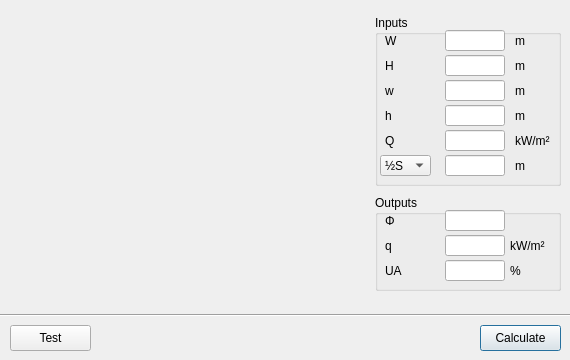
<?xml version="1.0" encoding="UTF-8"?>
<ui version="4.0">
 <class>Dialog</class>
 <widget class="QDialog" name="Dialog">
  <property name="geometry">
   <rect>
    <x>0</x>
    <y>0</y>
    <width>570</width>
    <height>360</height>
   </rect>
  </property>
  <property name="windowTitle">
   <string>BR 187 Thermal Radiation Calculator (Perpendicular Complex)</string>
  </property>
  <widget class="QGroupBox" name="groupBox_2">
   <property name="geometry">
    <rect>
     <x>375</x>
     <y>195</y>
     <width>186</width>
     <height>96</height>
    </rect>
   </property>
   <property name="title">
    <string>Outputs</string>
   </property>
   <widget class="QLineEdit" name="lineEdit_out_Phi">
    <property name="geometry">
     <rect>
      <x>70</x>
      <y>15</y>
      <width>60</width>
      <height>21</height>
     </rect>
    </property>
    <property name="sizePolicy">
     <sizepolicy hsizetype="Fixed" vsizetype="Fixed">
      <horstretch>0</horstretch>
      <verstretch>0</verstretch>
     </sizepolicy>
    </property>
    <property name="minimumSize">
     <size>
      <width>0</width>
      <height>0</height>
     </size>
    </property>
    <property name="maximumSize">
     <size>
      <width>60</width>
      <height>16777215</height>
     </size>
    </property>
   </widget>
   <widget class="QLineEdit" name="lineEdit_out_q">
    <property name="geometry">
     <rect>
      <x>70</x>
      <y>40</y>
      <width>60</width>
      <height>21</height>
     </rect>
    </property>
    <property name="sizePolicy">
     <sizepolicy hsizetype="Fixed" vsizetype="Fixed">
      <horstretch>0</horstretch>
      <verstretch>0</verstretch>
     </sizepolicy>
    </property>
    <property name="minimumSize">
     <size>
      <width>0</width>
      <height>0</height>
     </size>
    </property>
    <property name="maximumSize">
     <size>
      <width>60</width>
      <height>16777215</height>
     </size>
    </property>
   </widget>
   <widget class="QLineEdit" name="lineEdit_out_S_or_UA">
    <property name="geometry">
     <rect>
      <x>70</x>
      <y>65</y>
      <width>60</width>
      <height>21</height>
     </rect>
    </property>
    <property name="sizePolicy">
     <sizepolicy hsizetype="Fixed" vsizetype="Fixed">
      <horstretch>0</horstretch>
      <verstretch>0</verstretch>
     </sizepolicy>
    </property>
    <property name="minimumSize">
     <size>
      <width>0</width>
      <height>0</height>
     </size>
    </property>
    <property name="maximumSize">
     <size>
      <width>60</width>
      <height>16777215</height>
     </size>
    </property>
   </widget>
   <widget class="QLabel" name="label_11">
    <property name="geometry">
     <rect>
      <x>10</x>
      <y>15</y>
      <width>40</width>
      <height>21</height>
     </rect>
    </property>
    <property name="sizePolicy">
     <sizepolicy hsizetype="Fixed" vsizetype="Fixed">
      <horstretch>0</horstretch>
      <verstretch>0</verstretch>
     </sizepolicy>
    </property>
    <property name="minimumSize">
     <size>
      <width>40</width>
      <height>0</height>
     </size>
    </property>
    <property name="maximumSize">
     <size>
      <width>40</width>
      <height>16777215</height>
     </size>
    </property>
    <property name="toolTip">
     <string>Solved view factor</string>
    </property>
    <property name="text">
     <string>Φ</string>
    </property>
   </widget>
   <widget class="QLabel" name="label_12">
    <property name="geometry">
     <rect>
      <x>10</x>
      <y>40</y>
      <width>40</width>
      <height>21</height>
     </rect>
    </property>
    <property name="sizePolicy">
     <sizepolicy hsizetype="Fixed" vsizetype="Fixed">
      <horstretch>0</horstretch>
      <verstretch>0</verstretch>
     </sizepolicy>
    </property>
    <property name="minimumSize">
     <size>
      <width>20</width>
      <height>0</height>
     </size>
    </property>
    <property name="maximumSize">
     <size>
      <width>40</width>
      <height>16777215</height>
     </size>
    </property>
    <property name="toolTip">
     <string>Solved heat flux at receiver surface 100 % unprotected.</string>
    </property>
    <property name="text">
     <string>q</string>
    </property>
   </widget>
   <widget class="QLabel" name="label_out_S_or_UA">
    <property name="geometry">
     <rect>
      <x>10</x>
      <y>65</y>
      <width>40</width>
      <height>21</height>
     </rect>
    </property>
    <property name="sizePolicy">
     <sizepolicy hsizetype="Fixed" vsizetype="Fixed">
      <horstretch>0</horstretch>
      <verstretch>0</verstretch>
     </sizepolicy>
    </property>
    <property name="minimumSize">
     <size>
      <width>20</width>
      <height>0</height>
     </size>
    </property>
    <property name="maximumSize">
     <size>
      <width>40</width>
      <height>16777215</height>
     </size>
    </property>
    <property name="toolTip">
     <string>Solved maximum permissible unprotected area</string>
    </property>
    <property name="text">
     <string>UA</string>
    </property>
   </widget>
   <widget class="QLabel" name="label_25">
    <property name="geometry">
     <rect>
      <x>135</x>
      <y>40</y>
      <width>50</width>
      <height>21</height>
     </rect>
    </property>
    <property name="text">
     <string>kW/m²</string>
    </property>
   </widget>
   <widget class="QLabel" name="label_out_unit_S_or_UA">
    <property name="geometry">
     <rect>
      <x>135</x>
      <y>65</y>
      <width>50</width>
      <height>21</height>
     </rect>
    </property>
    <property name="text">
     <string>%</string>
    </property>
   </widget>
  </widget>
  <widget class="QGroupBox" name="groupBox">
   <property name="geometry">
    <rect>
     <x>375</x>
     <y>15</y>
     <width>186</width>
     <height>171</height>
    </rect>
   </property>
   <property name="title">
    <string>Inputs</string>
   </property>
   <widget class="QLabel" name="label_unit_S_or_UA">
    <property name="geometry">
     <rect>
      <x>140</x>
      <y>140</y>
      <width>40</width>
      <height>21</height>
     </rect>
    </property>
    <property name="minimumSize">
     <size>
      <width>0</width>
      <height>0</height>
     </size>
    </property>
    <property name="maximumSize">
     <size>
      <width>16777215</width>
      <height>16777215</height>
     </size>
    </property>
    <property name="text">
     <string>m</string>
    </property>
   </widget>
   <widget class="QLabel" name="label_34">
    <property name="geometry">
     <rect>
      <x>140</x>
      <y>115</y>
      <width>40</width>
      <height>21</height>
     </rect>
    </property>
    <property name="minimumSize">
     <size>
      <width>0</width>
      <height>0</height>
     </size>
    </property>
    <property name="maximumSize">
     <size>
      <width>16777215</width>
      <height>16777215</height>
     </size>
    </property>
    <property name="text">
     <string>kW/m²</string>
    </property>
   </widget>
   <widget class="QLabel" name="label_33">
    <property name="geometry">
     <rect>
      <x>140</x>
      <y>40</y>
      <width>40</width>
      <height>21</height>
     </rect>
    </property>
    <property name="minimumSize">
     <size>
      <width>0</width>
      <height>0</height>
     </size>
    </property>
    <property name="maximumSize">
     <size>
      <width>16777215</width>
      <height>16777215</height>
     </size>
    </property>
    <property name="text">
     <string>m</string>
    </property>
   </widget>
   <widget class="QLabel" name="label_32">
    <property name="geometry">
     <rect>
      <x>140</x>
      <y>15</y>
      <width>40</width>
      <height>21</height>
     </rect>
    </property>
    <property name="minimumSize">
     <size>
      <width>0</width>
      <height>0</height>
     </size>
    </property>
    <property name="maximumSize">
     <size>
      <width>16777215</width>
      <height>16777215</height>
     </size>
    </property>
    <property name="text">
     <string>m</string>
    </property>
   </widget>
   <widget class="QLineEdit" name="lineEdit_W">
    <property name="geometry">
     <rect>
      <x>70</x>
      <y>15</y>
      <width>60</width>
      <height>21</height>
     </rect>
    </property>
    <property name="sizePolicy">
     <sizepolicy hsizetype="Fixed" vsizetype="Fixed">
      <horstretch>0</horstretch>
      <verstretch>0</verstretch>
     </sizepolicy>
    </property>
    <property name="minimumSize">
     <size>
      <width>0</width>
      <height>0</height>
     </size>
    </property>
    <property name="maximumSize">
     <size>
      <width>60</width>
      <height>16777215</height>
     </size>
    </property>
    <property name="baseSize">
     <size>
      <width>0</width>
      <height>0</height>
     </size>
    </property>
   </widget>
   <widget class="QLineEdit" name="lineEdit_H">
    <property name="geometry">
     <rect>
      <x>70</x>
      <y>40</y>
      <width>60</width>
      <height>21</height>
     </rect>
    </property>
    <property name="sizePolicy">
     <sizepolicy hsizetype="Fixed" vsizetype="Fixed">
      <horstretch>0</horstretch>
      <verstretch>0</verstretch>
     </sizepolicy>
    </property>
    <property name="minimumSize">
     <size>
      <width>0</width>
      <height>0</height>
     </size>
    </property>
    <property name="maximumSize">
     <size>
      <width>60</width>
      <height>16777215</height>
     </size>
    </property>
    <property name="baseSize">
     <size>
      <width>0</width>
      <height>0</height>
     </size>
    </property>
   </widget>
   <widget class="QLineEdit" name="lineEdit_S_or_UA">
    <property name="geometry">
     <rect>
      <x>70</x>
      <y>140</y>
      <width>60</width>
      <height>21</height>
     </rect>
    </property>
    <property name="sizePolicy">
     <sizepolicy hsizetype="Fixed" vsizetype="Fixed">
      <horstretch>0</horstretch>
      <verstretch>0</verstretch>
     </sizepolicy>
    </property>
    <property name="minimumSize">
     <size>
      <width>0</width>
      <height>0</height>
     </size>
    </property>
    <property name="maximumSize">
     <size>
      <width>60</width>
      <height>16777215</height>
     </size>
    </property>
    <property name="baseSize">
     <size>
      <width>0</width>
      <height>0</height>
     </size>
    </property>
   </widget>
   <widget class="QLineEdit" name="lineEdit_Q">
    <property name="geometry">
     <rect>
      <x>70</x>
      <y>115</y>
      <width>60</width>
      <height>21</height>
     </rect>
    </property>
    <property name="sizePolicy">
     <sizepolicy hsizetype="Fixed" vsizetype="Fixed">
      <horstretch>0</horstretch>
      <verstretch>0</verstretch>
     </sizepolicy>
    </property>
    <property name="minimumSize">
     <size>
      <width>0</width>
      <height>0</height>
     </size>
    </property>
    <property name="maximumSize">
     <size>
      <width>60</width>
      <height>16777215</height>
     </size>
    </property>
    <property name="baseSize">
     <size>
      <width>0</width>
      <height>0</height>
     </size>
    </property>
   </widget>
   <widget class="QComboBox" name="comboBox_S_or_UA">
    <property name="geometry">
     <rect>
      <x>5</x>
      <y>140</y>
      <width>51</width>
      <height>21</height>
     </rect>
    </property>
    <property name="sizePolicy">
     <sizepolicy hsizetype="Preferred" vsizetype="Preferred">
      <horstretch>0</horstretch>
      <verstretch>0</verstretch>
     </sizepolicy>
    </property>
    <property name="minimumSize">
     <size>
      <width>0</width>
      <height>0</height>
     </size>
    </property>
    <property name="maximumSize">
     <size>
      <width>80</width>
      <height>30</height>
     </size>
    </property>
    <item>
     <property name="text">
      <string>½S</string>
     </property>
    </item>
    <item>
     <property name="text">
      <string>UA</string>
     </property>
    </item>
   </widget>
   <widget class="QLabel" name="label_23">
    <property name="geometry">
     <rect>
      <x>10</x>
      <y>115</y>
      <width>43</width>
      <height>21</height>
     </rect>
    </property>
    <property name="sizePolicy">
     <sizepolicy hsizetype="Fixed" vsizetype="Fixed">
      <horstretch>0</horstretch>
      <verstretch>0</verstretch>
     </sizepolicy>
    </property>
    <property name="minimumSize">
     <size>
      <width>0</width>
      <height>0</height>
     </size>
    </property>
    <property name="maximumSize">
     <size>
      <width>50</width>
      <height>30</height>
     </size>
    </property>
    <property name="toolTip">
     <string>Heat flux of emitter</string>
    </property>
    <property name="text">
     <string>Q</string>
    </property>
   </widget>
   <widget class="QLabel" name="label_26">
    <property name="geometry">
     <rect>
      <x>10</x>
      <y>40</y>
      <width>43</width>
      <height>21</height>
     </rect>
    </property>
    <property name="sizePolicy">
     <sizepolicy hsizetype="Fixed" vsizetype="Fixed">
      <horstretch>0</horstretch>
      <verstretch>0</verstretch>
     </sizepolicy>
    </property>
    <property name="minimumSize">
     <size>
      <width>0</width>
      <height>0</height>
     </size>
    </property>
    <property name="maximumSize">
     <size>
      <width>50</width>
      <height>30</height>
     </size>
    </property>
    <property name="toolTip">
     <string>Height of emitter</string>
    </property>
    <property name="text">
     <string>H</string>
    </property>
   </widget>
   <widget class="QLabel" name="label_30">
    <property name="geometry">
     <rect>
      <x>10</x>
      <y>15</y>
      <width>43</width>
      <height>21</height>
     </rect>
    </property>
    <property name="minimumSize">
     <size>
      <width>0</width>
      <height>0</height>
     </size>
    </property>
    <property name="maximumSize">
     <size>
      <width>50</width>
      <height>30</height>
     </size>
    </property>
    <property name="toolTip">
     <string>Width of emitter</string>
    </property>
    <property name="text">
     <string>W</string>
    </property>
   </widget>
   <widget class="QLabel" name="label_37">
    <property name="geometry">
     <rect>
      <x>140</x>
      <y>90</y>
      <width>40</width>
      <height>21</height>
     </rect>
    </property>
    <property name="minimumSize">
     <size>
      <width>0</width>
      <height>0</height>
     </size>
    </property>
    <property name="maximumSize">
     <size>
      <width>16777215</width>
      <height>16777215</height>
     </size>
    </property>
    <property name="text">
     <string>m</string>
    </property>
   </widget>
   <widget class="QLineEdit" name="lineEdit_w">
    <property name="geometry">
     <rect>
      <x>70</x>
      <y>65</y>
      <width>60</width>
      <height>21</height>
     </rect>
    </property>
    <property name="sizePolicy">
     <sizepolicy hsizetype="Fixed" vsizetype="Fixed">
      <horstretch>0</horstretch>
      <verstretch>0</verstretch>
     </sizepolicy>
    </property>
    <property name="minimumSize">
     <size>
      <width>0</width>
      <height>0</height>
     </size>
    </property>
    <property name="maximumSize">
     <size>
      <width>60</width>
      <height>16777215</height>
     </size>
    </property>
    <property name="baseSize">
     <size>
      <width>0</width>
      <height>0</height>
     </size>
    </property>
   </widget>
   <widget class="QLabel" name="label_36">
    <property name="geometry">
     <rect>
      <x>140</x>
      <y>65</y>
      <width>40</width>
      <height>21</height>
     </rect>
    </property>
    <property name="minimumSize">
     <size>
      <width>0</width>
      <height>0</height>
     </size>
    </property>
    <property name="maximumSize">
     <size>
      <width>16777215</width>
      <height>16777215</height>
     </size>
    </property>
    <property name="text">
     <string>m</string>
    </property>
   </widget>
   <widget class="QLabel" name="label_35">
    <property name="geometry">
     <rect>
      <x>10</x>
      <y>90</y>
      <width>43</width>
      <height>21</height>
     </rect>
    </property>
    <property name="minimumSize">
     <size>
      <width>0</width>
      <height>0</height>
     </size>
    </property>
    <property name="maximumSize">
     <size>
      <width>50</width>
      <height>30</height>
     </size>
    </property>
    <property name="toolTip">
     <string>Width of emitter</string>
    </property>
    <property name="text">
     <string>h</string>
    </property>
   </widget>
   <widget class="QLabel" name="label_31">
    <property name="geometry">
     <rect>
      <x>10</x>
      <y>65</y>
      <width>43</width>
      <height>21</height>
     </rect>
    </property>
    <property name="minimumSize">
     <size>
      <width>0</width>
      <height>0</height>
     </size>
    </property>
    <property name="maximumSize">
     <size>
      <width>50</width>
      <height>30</height>
     </size>
    </property>
    <property name="toolTip">
     <string>Width of emitter</string>
    </property>
    <property name="text">
     <string>w</string>
    </property>
   </widget>
   <widget class="QLineEdit" name="lineEdit_h">
    <property name="geometry">
     <rect>
      <x>70</x>
      <y>90</y>
      <width>60</width>
      <height>21</height>
     </rect>
    </property>
    <property name="sizePolicy">
     <sizepolicy hsizetype="Fixed" vsizetype="Fixed">
      <horstretch>0</horstretch>
      <verstretch>0</verstretch>
     </sizepolicy>
    </property>
    <property name="minimumSize">
     <size>
      <width>0</width>
      <height>0</height>
     </size>
    </property>
    <property name="maximumSize">
     <size>
      <width>60</width>
      <height>16777215</height>
     </size>
    </property>
    <property name="baseSize">
     <size>
      <width>0</width>
      <height>0</height>
     </size>
    </property>
   </widget>
  </widget>
  <widget class="QPushButton" name="pushButton_calculate">
   <property name="geometry">
    <rect>
     <x>480</x>
     <y>325</y>
     <width>81</width>
     <height>26</height>
    </rect>
   </property>
   <property name="text">
    <string>Calculate</string>
   </property>
  </widget>
  <widget class="QLabel" name="label">
   <property name="geometry">
    <rect>
     <x>10</x>
     <y>10</y>
     <width>341</width>
     <height>285</height>
    </rect>
   </property>
   <property name="text">
    <string/>
   </property>
   <property name="pixmap">
    <pixmap>../images/phi_calculator_perpendicular_complex_341x285.png</pixmap>
   </property>
  </widget>
  <widget class="Line" name="line">
   <property name="geometry">
    <rect>
     <x>0</x>
     <y>305</y>
     <width>571</width>
     <height>21</height>
    </rect>
   </property>
   <property name="orientation">
    <enum>Qt::Horizontal</enum>
   </property>
  </widget>
  <widget class="QPushButton" name="pushButton_test">
   <property name="geometry">
    <rect>
     <x>10</x>
     <y>325</y>
     <width>81</width>
     <height>26</height>
    </rect>
   </property>
   <property name="text">
    <string>Test</string>
   </property>
  </widget>
 </widget>
 <tabstops>
  <tabstop>lineEdit_W</tabstop>
  <tabstop>lineEdit_H</tabstop>
  <tabstop>lineEdit_Q</tabstop>
  <tabstop>comboBox_S_or_UA</tabstop>
  <tabstop>lineEdit_S_or_UA</tabstop>
  <tabstop>pushButton_calculate</tabstop>
  <tabstop>lineEdit_out_Phi</tabstop>
  <tabstop>lineEdit_out_q</tabstop>
  <tabstop>lineEdit_out_S_or_UA</tabstop>
 </tabstops>
 <resources/>
 <connections/>
</ui>
